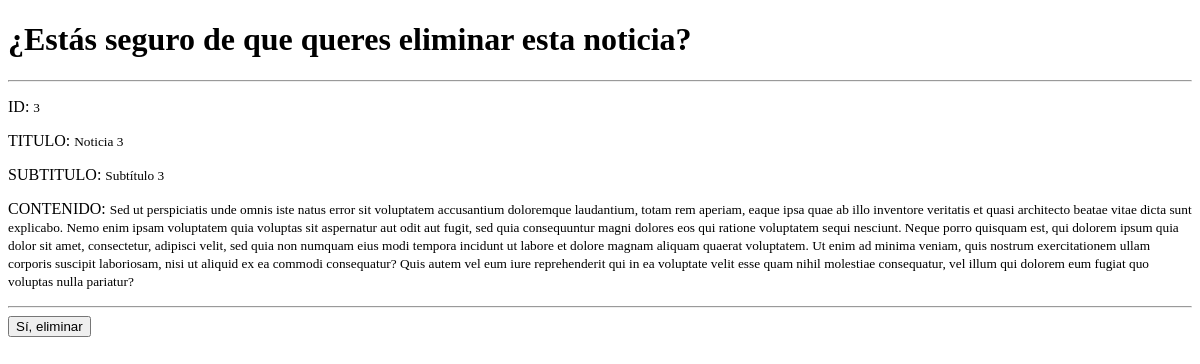
Before: /noticias/eliminar/3/ with the older database file.
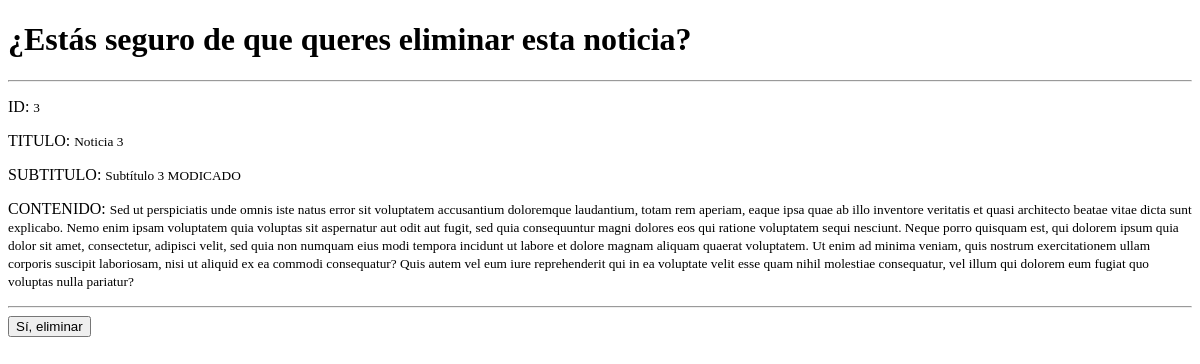
After: the same page with the newer database file.
### apps/noticias/models.py (models this page shows, shortened)
class Noticia(models.Model):
    noticia_id = models.AutoField(primary_key=True)
    titulo = models.CharField(max_length=85)
    subtitulo = models.CharField(max_length=150)
    contenido = models.TextField()
    fecha = models.DateField(auto_now_add=True)
    categorias = models.ManyToManyField(Categoria) #Relacion n:m (muchos a muchos)
    autor = models.ForeignKey(Autor, on_delete=models.CASCADE) #Relación 1:n (uno a muchos)

### apps/noticias/views.py (the view)
# urls.py: path('eliminar/<int:noticia_id>/', EliminarNoticiaView.as_view(), name='eliminar_noticia'),
class EliminarNoticiaView(DeleteView):
    model = Noticia
    template_name = "noticias/eliminar_noticia.html"
    success_url = reverse_lazy("todas_las_noticias")
    pk_url_kwarg = "noticia_id"

### templates/noticias/eliminar_noticia.html (shortened to what this page needs)
<!DOCTYPE html>
<html lang="en">
<head>
</head>
<body>
    <h1>¿Estás seguro de que queres eliminar esta noticia?</h1>
    <hr>
    <p>ID: <small>{{noticia.noticia_id}}</small></p>
    <p>TITULO: <small>{{noticia.titulo}}</small></p>
    <p>SUBTITULO: <small>{{noticia.subtitulo}}</small></p>
    <p>CONTENIDO: <small>{{noticia.contenido}}</small></p>
    <hr>
    <form method="post">
        <button type="submit">Sí, eliminar</button>
    </form>
</body>
</html>

Changed rows visible on the page:
changed Noticia "Noticia 3": subtitulo "Subtítulo 3" → "Subtítulo 3 MODICADO"
